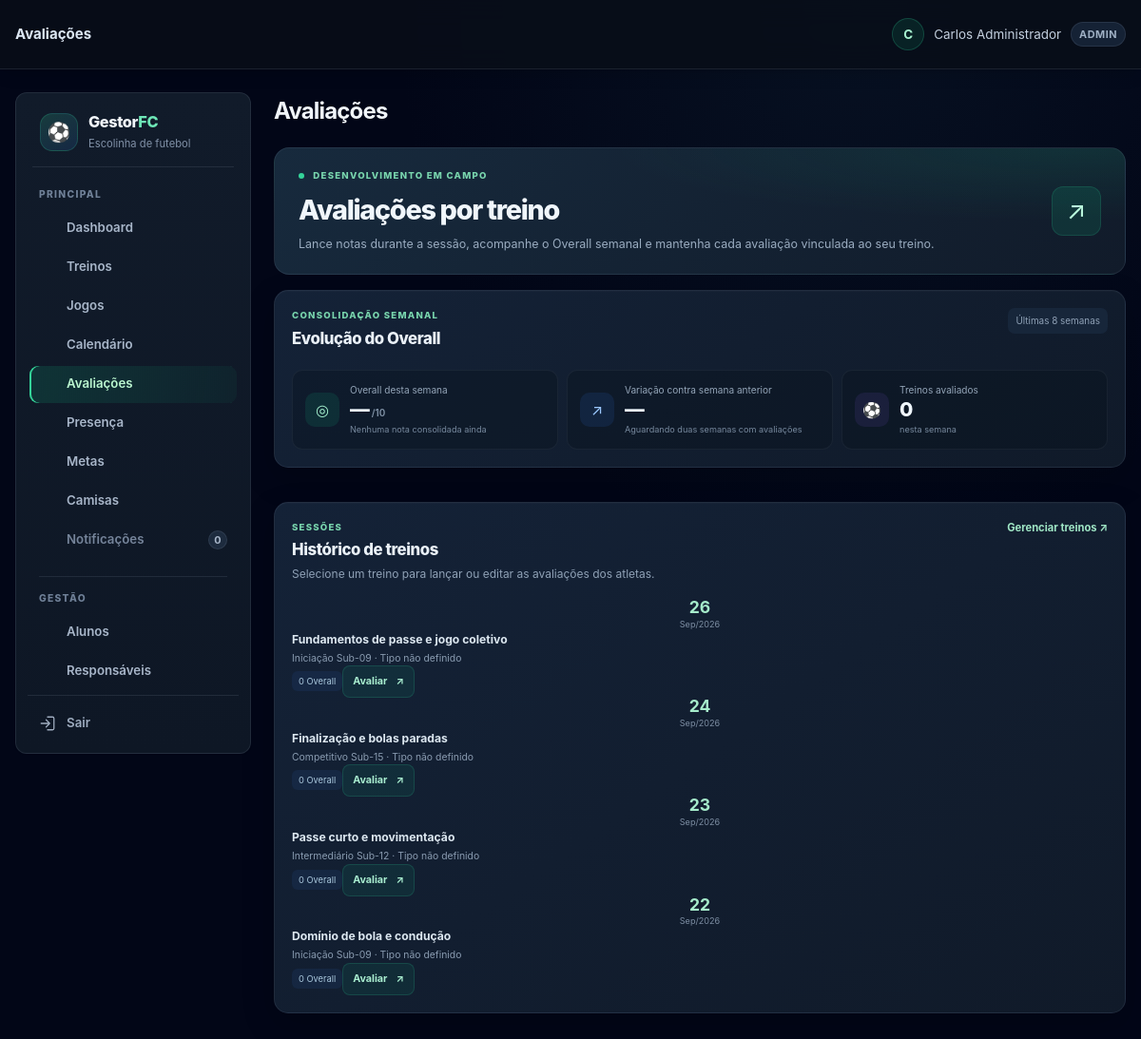
The app's page /avaliacoes.php (signed in) with its own data.
### tables this page shows
CREATE TABLE TB_AULA (
    COD_AULA INT AUTO_INCREMENT PRIMARY KEY,
    COD_TURMA INT NOT NULL,
    DATA_AULA DATE NOT NULL,
    TEMA_TREINO VARCHAR(100) DEFAULT 'Fundamentos e Coletivo',
    HORARIO TIME NULL,
    OBJETIVO TEXT NULL,
    EXERCICIOS TEXT NULL,
    TIPO_TREINO VARCHAR(30) NULL,
    ATRIBUTOS_AVALIAVEIS_JSON JSON NULL,
    OBSERVACAO TEXT NULL,
    CRIADO_EM TIMESTAMP DEFAULT CURRENT_TIMESTAMP,
    FOREIGN KEY (COD_TURMA) REFERENCES TB_TURMA(COD_TURMA) ON DELETE CASCADE
);

CREATE TABLE TB_TURMA (
    COD_TURMA INT AUTO_INCREMENT PRIMARY KEY,
    COD_ESCOLINHA INT NOT NULL,
    COD_PROFESSOR INT NULL,
    NOME VARCHAR(50) NOT NULL,
    FAIXA_ETARIA VARCHAR(30) NOT NULL,
    DIAS_TREINO VARCHAR(100) NOT NULL,
    HORARIO VARCHAR(50) NOT NULL,
    CAPACIDADE INT DEFAULT 25,
    ATIVA TINYINT(1) DEFAULT 1,
    CRIADO_EM TIMESTAMP DEFAULT CURRENT_TIMESTAMP,
    FOREIGN KEY (COD_ESCOLINHA) REFERENCES TB_ESCOLINHA(COD_ESCOLINHA) ON DELETE CASCADE,
    FOREIGN KEY (COD_PROFESSOR) REFERENCES TB_USUARIO(COD_USUARIO) ON DELETE SET NULL
);

### includes/helpers.php (called while the page is built, shortened)
<?php
function e($value) {
    return htmlspecialchars((string) $value, ENT_QUOTES, 'UTF-8');
}
function hasRole($roles) {
    return in_array($_SESSION['user_role'] ?? '', $roles, true);
}

### includes/avaliacao_helpers.php (called while the page is built, shortened)
<?php
function avaliacaoCatalogoAtributos() {
    return [
        'velocidade' => 'Velocidade',
        'finalizacao' => 'Finalização',
        'passe' => 'Passe',
        'drible' => 'Drible',
        'fisico' => 'Físico',
        'posicionamento' => 'Posicionamento'
    ];
}
function avaliacaoTiposTreino() {
    return [
        'VELOCIDADE' => ['nome' => 'Velocidade', 'atributos' => ['velocidade']],
        'FINALIZACAO' => ['nome' => 'Finalização', 'atributos' => ['finalizacao']],
        'PASSE' => ['nome' => 'Passe', 'atributos' => ['passe']],
        'FINALIZACAO_PASSE' => ['nome' => 'Finalização + Passe', 'atributos' => ['finalizacao', 'passe']],
        'DRIBLE' => ['nome' => 'Drible', 'atributos' => ['drible']],
        'FISICO' => ['nome' => 'Preparação física', 'atributos' => ['fisico']],
        'POSICIONAMENTO' => ['nome' => 'Posicionamento', 'atributos' => ['posicionamento']],
        'JOGO_TREINO' => ['nome' => 'Jogo-treino', 'atributos' => array_keys(avaliacaoCatalogoAtributos())],
        'TREINO_MISTO' => ['nome' => 'Treino misto', 'atributos' => array_keys(avaliacaoCatalogoAtributos())],
        'TECNICO_GERAL' => ['nome' => 'Fundamentos gerais', 'atributos' => array_keys(avaliacaoCatalogoAtributos())],
        'PERSONALIZADO' => ['nome' => 'Personalizado', 'atributos' => null]
    ];
}

### avaliacoes.php (the view, shortened to what this page needs)
<?php
require_once __DIR__ . '/includes/layout.php';
require_once __DIR__ . '/includes/avaliacao_helpers.php';
$db = getDB();
$escolinha = currentEscolinhaId();
$professor = hasRole(['PROFESSOR']) ? (int) $_SESSION['user_id'] : null;
$tiposTreino = avaliacaoTiposTreino();
$aulaSelecionada = null;
$filtroTurma = $professor ? ' AND t.COD_PROFESSOR = ?' : '';
$argumentosTurma = $professor ? [$escolinha, $professor] : [$escolinha];
$dadosSemanaAtual = null;
$dadosSemanaAnterior = null;
$evolucaoSemanal = ($dadosSemanaAtual && $dadosSemanaAnterior && $dadosSemanaAtual['OVERALL_MEDIO'] !== null && $dadosSemanaAnterior['OVERALL_MEDIO'] !== null)
    ? round((float) $dadosSemanaAtual['OVERALL_MEDIO'] - (float) $dadosSemanaAnterior['OVERALL_MEDIO'], 1)
    : null;
$sqlTreinos = 'SELECT a.COD_AULA, a.DATA_AULA, a.TEMA_TREINO, a.TIPO_TREINO,
                      t.NOME AS TURMA, COUNT(DISTINCT av.COD_AVALIACAO) AS AVALIACOES,
                      COUNT(DISTINCT CASE WHEN av.NOTA_GERAL IS NOT NULL THEN av.COD_AVALIACAO END) AS COM_OVERALL
               FROM TB_AULA a JOIN TB_TURMA t ON t.COD_TURMA = a.COD_TURMA
               LEFT JOIN TB_AVALIACAO av ON av.COD_AULA = a.COD_AULA
               WHERE t.COD_ESCOLINHA = ?' . $filtroTurma . '
               GROUP BY a.COD_AULA, t.NOME ORDER BY a.DATA_AULA DESC, a.COD_AULA DESC LIMIT 60';
$consulta = $db->prepare($sqlTreinos);
$consulta->execute($argumentosTurma);
$treinos = $consulta->fetchAll();
?>
<div class="avaliacao-page">
    <?php if (!$aulaSelecionada): ?>
        <header class="avaliacao-hero"><div><p class="avaliacao-eyebrow"><span></span> DESENVOLVIMENTO EM CAMPO</p><h2>Avaliações por treino</h2><p>Lance notas durante a sessão, acompanhe o Overall semanal e mantenha cada avaliação vinculada ao seu treino.</p></div><div class="avaliacao-hero-icon" aria-hidden="true">↗</div></header>
        <section class="avaliacao-semana">
            <div class="avaliacao-section-heading"><div><p class="avaliacao-eyebrow">CONSOLIDAÇÃO SEMANAL</p><h2>Evolução do Overall</h2></div><span class="avaliacao-periodo">Últimas 8 semanas</span></div>
            <div class="avaliacao-semana-grid">
                <article><span class="avaliacao-metrica-icone">◎</span><div><small>Overall desta semana</small><strong><?= $dadosSemanaAtual && $dadosSemanaAtual['OVERALL_MEDIO'] !== null ? e(number_format((float) $dadosSemanaAtual['OVERALL_MEDIO'], 1, ',', '.')) : '—' ?><em>/10</em></strong><span><?= $dadosSemanaAtual ? (int) $dadosSemanaAtual['NOTAS'] . ' notas em ' . (int) $dadosSemanaAtual['TREINOS'] . ' treinos' : 'Nenhuma nota consolidada ainda' ?></span></div></article>
                <article><span class="avaliacao-metrica-icone azul">↗</span><div><small>Variação contra semana anterior</small><strong class="<?= $evolucaoSemanal !== null && $evolucaoSemanal < 0 ? 'negativo' : '' ?>"><?= $evolucaoSemanal === null ? '—' : ($evolucaoSemanal > 0 ? '+' : '') . e(number_format($evolucaoSemanal, 1, ',', '.')) ?><em><?= $evolucaoSemanal === null ? '' : ' pts' ?></em></strong><span><?= $dadosSemanaAnterior ? 'Comparação baseada em notas dos treinos' : 'Aguardando duas semanas com avaliações' ?></span></div></article>
                <article><span class="avaliacao-metrica-icone violeta">⚽</span><div><small>Treinos avaliados</small><strong><?= $dadosSemanaAtual ? (int) $dadosSemanaAtual['TREINOS'] : 0 ?></strong><span>nesta semana</span></div></article>
            </div>
        </section>
        <section class="avaliacao-treinos-section">
            <div class="avaliacao-section-heading"><div><p class="avaliacao-eyebrow">SESSÕES</p><h2>Histórico de treinos</h2><p>Selecione um treino para lançar ou editar as avaliações dos atletas.</p></div><a class="avaliacao-voltar-treinos" href="aulas.php">Gerenciar treinos <span aria-hidden="true">↗</span></a></div>
            <div class="avaliacao-treinos-lista">
                <?php foreach ($treinos as $treino): $tipoNome = $tiposTreino[$treino['TIPO_TREINO']]['nome'] ?? 'Tipo não definido'; ?>
                    <article class="avaliacao-treino-item"><div class="avaliacao-treino-data"><strong><?= e(date('d', strtotime($treino['DATA_AULA']))) ?></strong><span><?= e(date('M/Y', strtotime($treino['DATA_AULA']))) ?></span></div><div class="avaliacao-treino-info"><strong><?= e($treino['TEMA_TREINO']) ?></strong><span><?= e($treino['TURMA']) ?> · <?= e($tipoNome) ?></span></div><span class="avaliacao-treino-progresso"><?= (int) $treino['COM_OVERALL'] ?> Overall</span><a class="botao-avaliar-treino" href="avaliacoes.php?aula=<?= (int) $treino['COD_AULA'] ?>"><?= (int) $treino['AVALIACOES'] ? 'Editar' : 'Avaliar' ?><span aria-hidden="true">↗</span></a></article>
                <?php endforeach; ?>
            </div>
        </section>
    <?php endif; ?>
</div>

### records on screen
tb_aula: DATA_AULA "26", DATA_AULA "Sep/2026", TEMA_TREINO "Fundamentos de passe e jogo coletivo", COD_TURMA.NOME "Iniciação Sub-09", TIPO_TREINO "Tipo não definido", COM_OVERALL "0"
tb_aula: DATA_AULA "24", DATA_AULA "Sep/2026", TEMA_TREINO "Finalização e bolas paradas", COD_TURMA.NOME "Competitivo Sub-15", TIPO_TREINO "Tipo não definido", COM_OVERALL "0"
tb_aula: DATA_AULA "23", DATA_AULA "Sep/2026", TEMA_TREINO "Passe curto e movimentação", COD_TURMA.NOME "Intermediário Sub-12", TIPO_TREINO "Tipo não definido", COM_OVERALL "0"
tb_aula: DATA_AULA "22", DATA_AULA "Sep/2026", TEMA_TREINO "Domínio de bola e condução", COD_TURMA.NOME "Iniciação Sub-09", TIPO_TREINO "Tipo não definido", COM_OVERALL "0"

### other values on screen
$title "Avaliações"
$_SESSION['username'] "Carlos Administrador"
$_SESSION['user_role'] "ADMIN"
$label "Dashboard Treinos Jogos Calendário Avaliações Presença Metas Camisas Alunos Responsáveis"
$label "Notificações"
$badge "0"
